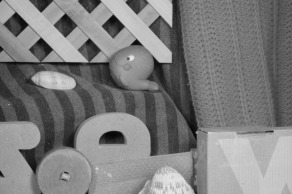
#> input picture pset4/code/inputs/frame10.jpg, 292 x 194 px
$ python prob4.py
#> lines starting #> are read from the running program, lines starting #| are printed output that depends on the picture
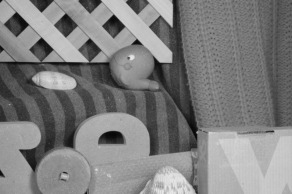
#> input picture pset4/code/inputs/frame11.jpg, 292 x 194 px
## Default modules imported. Import more if you need to.
import numpy as np
from scipy.signal import convolve2d as conv2

# Use these as the x and y derivative filters
fx = np.float32([[1,0,-1]]) * np.float32([[1,1,1]]).T / 6.
fy = fx.T


# Compute optical flow using the lucas kanade method
# Use the fx, fy, defined above as the derivative filters
# and compute derivatives on the average of the two frames.
# Also, consider (x',y') values in a WxW window.
# Return two image shape arrays u,v corresponding to the
# horizontal and vertical flow.


def lucaskanade(f1,f2,W):
#> called with W = 11
    u = np.zeros(f1.shape)
    v = np.zeros(f1.shape)
    i,j=f1.shape
#> i = 194; j = 292
    midf=(f1+f2)/2
    Ix = conv2(midf, fx, mode='same')
    Iy = conv2(midf, fy, mode='same')
    It = f2-f1

    window=np.ones([W,W])

    eps=1e-10

    a=conv2(Ix**2,window,mode='same')+eps
    b=conv2(Ix*Iy,window,mode='same')
    c=conv2(Iy**2,window,mode='same')+eps
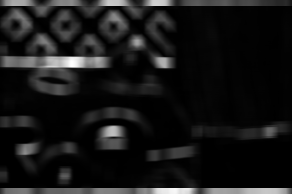
#> c: shape (194, 292) float64; min 0.000114, max 2.13, mean 0.201; drawn with min black and max white

    m=conv2(Ix*It,window,mode='same')
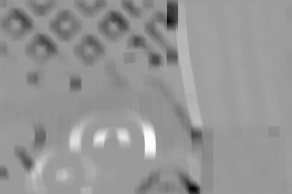
#> m: shape (194, 292) float64; min -1.17, max 0.763, mean -0.0343; drawn with min black and max white
    n=conv2(Iy*It,window,mode='same')
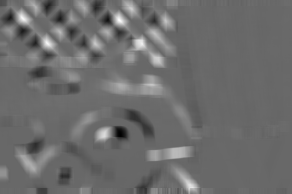
#> n: shape (194, 292) float64; min -0.452, max 0.655, mean 0.0203; drawn with min black and max white


    v=(n*a-m*b)/(b**2-a*c)
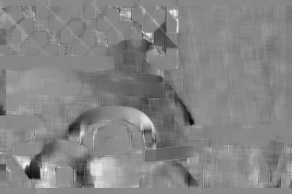
#> v: shape (194, 292) float64; min -2.48, max 2.12, mean -0.0788; drawn with min black and max white
    u=(-m-b*v)/a
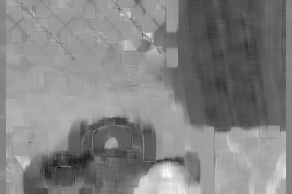
#> u: shape (194, 292) float64; min -3.01, max 2.84, mean 0.0146; drawn with min black and max white


    return u,v

########################## Support code below

from skimage.io import imread, imsave
from os.path import normpath as fn # Fixes window/linux path conventions
import matplotlib.pyplot as plt
import warnings
warnings.filterwarnings('ignore')


f1 = np.float32(imread(fn('inputs/frame10.jpg')))/255.
f2 = np.float32(imread(fn('inputs/frame11.jpg')))/255.

u,v = lucaskanade(f1,f2,11)


# Display quiver plot by downsampling
x = np.arange(u.shape[1])
#> x = 292 values from 0 to 291
y = np.arange(u.shape[0])
#> y = 194 values from 0 to 193
x,y = np.meshgrid(x,y[::-1])
plt.quiver(x[::8,::8],y[::8,::8],u[::8,::8],-v[::8,::8],pivot='mid')

plt.show()
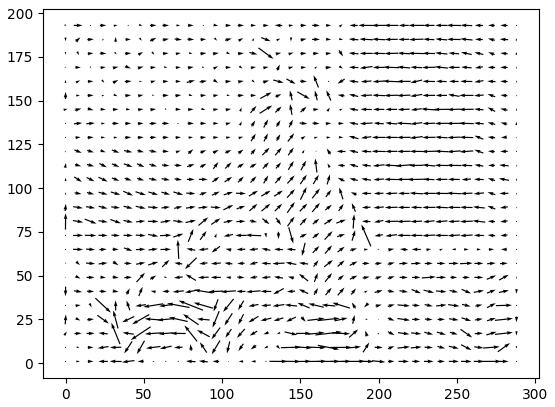
#> figure drawn by matplotlib, 1 panel
